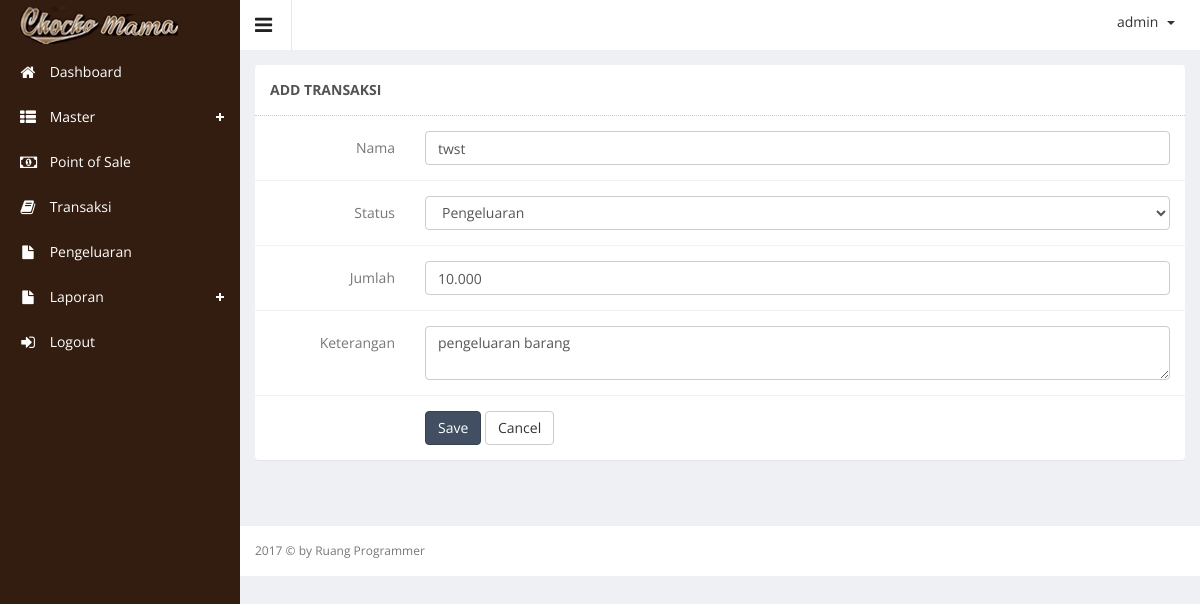
The app's page /index.php?hal=master/catatan/edit&id=5 (signed in) with its own data.
### tables this page shows
CREATE TABLE IF NOT EXISTS `note` (
`note_id` int(11) NOT NULL,
  `note_name` varchar(250) DEFAULT NULL,
  `note_status` enum('k','m') DEFAULT NULL,
  `note_price` int(11) DEFAULT NULL,
  `note_desc` text,
  `note_date` datetime DEFAULT NULL
);

### master/catatan/edit.php (the view, shortened to what this page needs)
<?php
$id = $_GET['id'];
$queryCatatan = mysql_query("SELECT * FROM note where note_id = '" . $id . "'");
$rowCatatan = mysql_fetch_array($queryCatatan);
?>
<div class="wrapper">
    <div class="row">
        <div class="col-lg-12">
            <section class="panel">
                <header class="panel-heading">
                    ADD TRANSAKSI
                </header>
                <div class="panel-body">
                    <div class=" form">
                        <form class="cmxform form-horizontal adminex-form" id="commentForm" method="POST"
                              enctype="multipart/form-data" action="">
                            <div class="form-group ">
                                <label for="cname" class="control-label col-lg-2">Nama</label>
                                <div class="col-lg-10">
                                    <input class=" form-control" id="cname" name="note_name" minlength="2" type="text"
                                           value="<?php echo $rowCatatan['note_name'] ?>" required/>
                                </div>
                            </div>
                            <div class="form-group ">
                                <label for="cemail" class="control-label col-lg-2">Status</label>
                                <div class="col-lg-10">
                                    <select name="note_status" class="form-control ">
                                        <?php
                                        if ($rowCatatan['note_status'] == 'k') {
                                            ?>
                                            <option value="k" selected>Pengeluaran</option>
                                        <?php } elseif ($rowCatatan['note_status'] == 'm') { ?>
                                            <option value="k">Pengeluaran</option>
                                            <option value="m" selected>Pemasukan</option>
                                        <?php } ?>
                                    </select>
                                </div>
                            </div>
                            <div class="form-group ">
                                <label for="cemail" class="control-label col-lg-2">Jumlah </label>
                                <div class="col-lg-10">
                                    <input class="form-control " id="tanpa-rupiah" type="text" name="note_price"
                                           value="<?php echo number_format($rowCatatan['note_price'], 0, ',', '.'); ?>" required/>
                                </div>
                            </div>
                            <div class="form-group ">
                                <label for="ccomment" class="control-label col-lg-2">Keterangan</label>
                                <div class="col-lg-10">
                                    <textarea class="form-control " id="ccomment" name="note_desc"
                                              required><?php echo $rowCatatan['note_desc']; ?></textarea>
                                </div>
                            </div>
                            <div class="form-group">
                                <div class="col-lg-offset-2 col-lg-10">
                                    <button class="btn btn-primary" type="submit" name="ubah">Save</button>
                                    <a href="?hal=master/catatan/list">
                                        <button class="btn btn-default" type="button">Cancel</button>
                                    </a>
                                </div>
                            </div>
                        </form>
                    </div>
                </div>
            </section>
        </div>
    </div>
</div>

### records on screen
note: note_name "twst", note_status "Pengeluaran", note_price "10.000", note_desc "pengeluaran barang"

### other values on screen
$_SESSION['username'] "admin"
